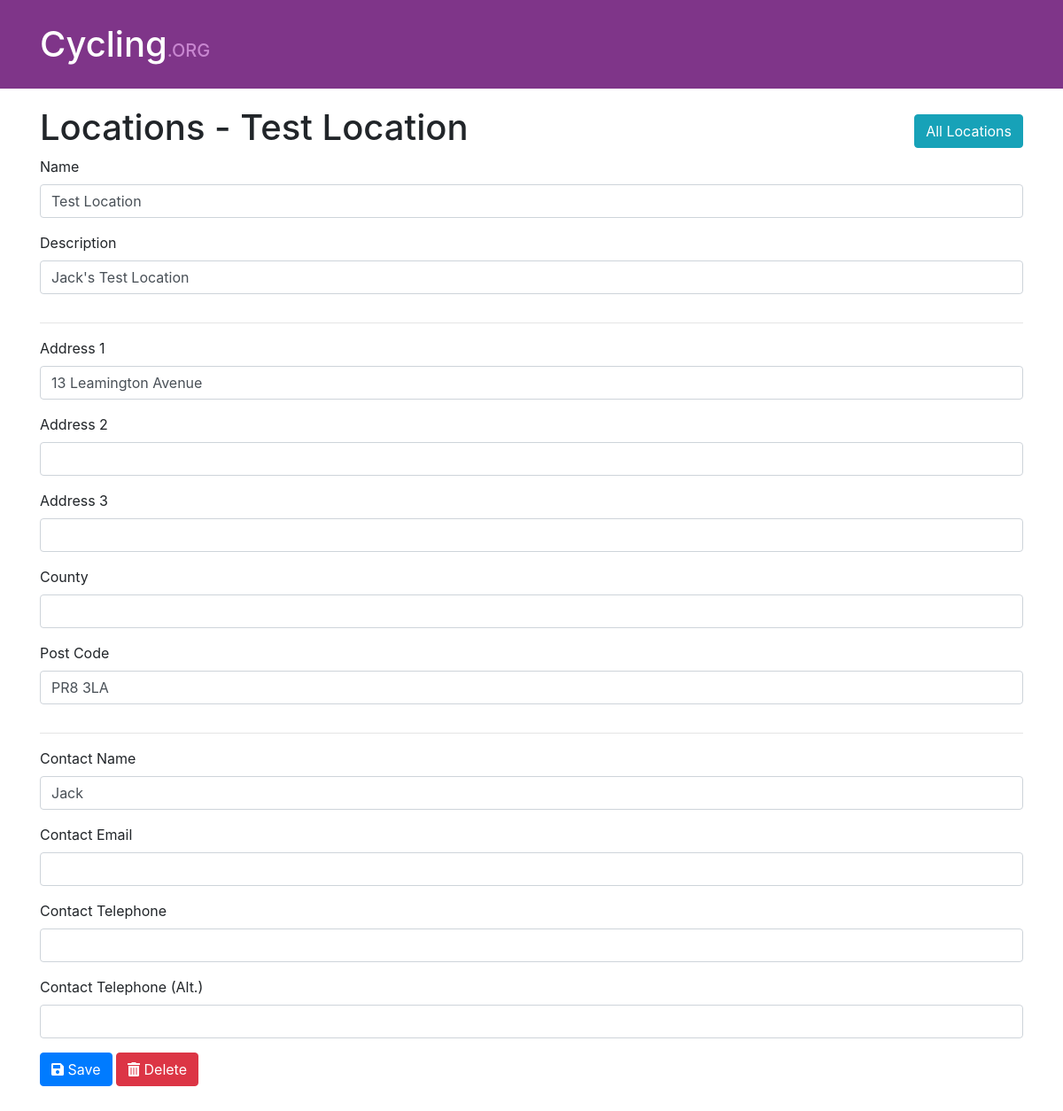
/locations/1/, run on the app's committed database.
### app/models.py (models this page shows)
class Base(db.Model):
    __abstract__ = True
    id = Column(Integer, primary_key=True, nullable=False, autoincrement=True)
    date_created = Column(DateTime, default=func.current_timestamp())
    date_modified = Column(DateTime, default=func.current_timestamp())
    status = Column(Integer, default=0)

class EventLocation(Base):
    __tablename__ = "event_location"
    name = Column(String(256), nullable=False, unique=True)
    description = Column(String(512))
    contact_name = Column(String(512))
    contact_email_address = Column(String(512))
    contact_telephone1 = Column(String(64))
    contact_telephone2 = Column(String(64))
    address_id = Column(Integer, ForeignKey("address.id"))
    address = relationship("Address", backref=backref("event_address", uselist=False))

class Address(Base):
    __tablename__ = "address"
    line1 = Column(String(256))
    line2 = Column(String(256))
    line3 = Column(String(256))
    county = Column(String(256))
    postcode = Column(String(256))

### app/controllers/location.py (the view)
@app.route("/locations/<id>/")
def view_location(id):
    item = api.get(EventLocation, id)
    if not item:
        Alert.bad("Could not find <strong>Location</strong> {}".format(id))
        return redirect("/locations/")
    data = {
        "id": id,
        "name": item.name,
        "description": item.description,
        "address1": item.address.line1 if item.address else "",
        "address2": item.address.line2 if item.address else "",
        "address3": item.address.line3 if item.address else "",
        "county": item.address.county if item.address else "",
        "postcode": item.address.postcode if item.address else "",
        "contactname": item.contact_name,
        "contactemail": item.contact_email_address,
        "contactphone1": item.contact_telephone1,
        "contactphone2": item.contact_telephone2
    }
    return render_template("location/view.html", **data)

### app/api.py (called while the page is built)
    def clear_error(self):
        self.error = None
        self.erred = False

    def get(self, table, id, assume_exists=True):
        self.clear_error()
        try:
            item = table.query.filter_by(id=id).first()
            if not item and assume_exists:
                self.set_error("get {} failed; not found".format(table))
            return item
        except Exception as e:
            self.set_error("get {} failed; {}".format(table, str(e)))

### app/templates/location/view.html
{% extends "view_master.html" %}
{% block title %}Locations{% endblock %}
{% block controller %}locations{% endblock %}
{% block fields %}
    {{super()}}
    <hr>
    {{ text_input_row("Address 1", "address1", address1)}}
    {{ text_input_row("Address 2", "address2", address2)}}
    {{ text_input_row("Address 3", "address3", address3)}}
    {{ text_input_row("County", "county", county)}}
    {{ text_input_row("Post Code", "postcode", postcode)}}
    <hr>
    {{ text_input_row("Contact Name", "contactname", contactname)}}
    {{ text_input_row("Contact Email", "contactemail", contactemail)}}
    {{ text_input_row("Contact Telephone", "contactphone", contactphone)}}
    {{ text_input_row("Contact Telephone (Alt.)", "contactphone2", contactphone2)}}
{% endblock %}

### app/templates/view_master.html
{% extends "master.html" %}
{% block content %}
<div class="d-flex justify-content-between align-items-center">
        <h1>{{self.title()}} - {{name if id else "Create"}}{{(" <span class='cy-inactive'>(inactive)</span>")|safe if status else ""|safe}}</h1>
        <div>
            <a href="/{{self.controller()}}/" class="btn btn-info">All {{self.title()}}</a>
        </div>
    </div>
<div>
    <form method="POST">
        {% block fields %}
        {{ text_input_row("Name", "name", name)}}
        {{ text_input_row("Description", "description", description if description else "")}}
        {% endblock %}
        {% block controls %}
        <div class="row">
            <div class="col-sm form-group">
                {% if status %}
                <a href="/{{self.controller()}}/{{id}}/restore" class="btn btn-secondary"><i class="fas fa-recycle"></i> Restore</a>
                {% else %}
                <button type="submit" class="btn btn-primary"><i class="fas fa-save"></i> {{"Save" if id else "Create"}}</button>
                {% if id %}
                <a href="/{{self.controller()}}/{{id}}/delete" class="btn btn-danger"><i class="fas fa-trash-alt"></i> Delete</a>
                {% endif %}
                {% endif %}
            </div>
        </div>
        {% endblock %}
    </form>
</div>
{% endblock %}

### app/templates/master.html (shortened to what this page needs)
{% macro text_input_row(label, name, value) %}
<div class="row">
    <div class="col-sm form-group">
        <label for="{{name}}">{{label}}</label>
        <input class="form-control" type="text" name="{{name}}" id="{{name}}" value="{{value}}"/>
    </div>
</div>
{% endmacro %}
<html>
    <head>
        <link rel="stylesheet" href="https://stackpath.bootstrapcdn.com/bootstrap/4.1.3/css/bootstrap.min.css">
        <link rel="stylesheet" href="https://use.fontawesome.com/releases/v5.5.0/css/all.css">
        <link rel="stylesheet" href="{{ url_for('static', filename='style/default.css')}}" />
    </head>
    <body>
        <div class="container-fluid cy-top-container">
            <div class="container cy-top-bar d-flex justify-content-between">
                <a href="/"><div><h1>Cycling</h1><h5>.ORG</h5></div></a>
            </div>
        </div>
        <div class="container cy-content">
            {%block content%}{%endblock%}
        </div>
    </body>
</html>

### app/static/style/default.css (style rules this page uses)
.cy-top-bar { height:100px; }
.cy-top-bar h1, .cy-top-bar h5 { line-height: 100px; vertical-align: baseline; display: inline-block; }
.cy-top-bar h5 { color: #c886d0; }
.cy-top-container { background-color: #7f3589; color:white; }
.cy-top-bar a { color:white; }
.cy-content { margin-top: 20px; }

### data on the page
EventLocation: name "Test Location", description "Jack's Test Location", contactname "Jack"
Address: address1 "13 Leamington Avenue", postcode "PR8 3LA"

### other printed values
{{ label }} "Name Description Address 1 Address 2 Address 3 County Post Code Contact Name Contact Email Contact Telephone Contact Telephone (Alt.)"
{{ "Save" if id else "Create" }} "Save"
